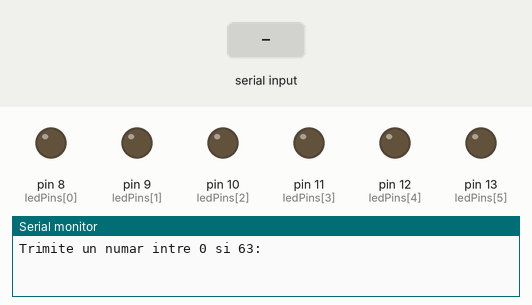
Recording of a sketch running on a simulated Arduino Uno, built with avr-gcc and run on an emulated ATmega328P. Parts: output pins drawn as LEDs (lit = HIGH), the last lines printed to the serial monitor. The inputs (shaded band) are chosen by the test bench.

Above: at 1.2 s.
1.3 s: "90,45\n" received over Serial
At 2.1 s:
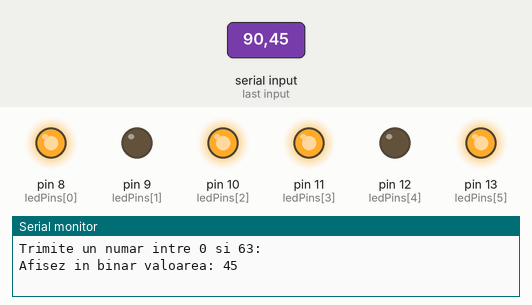
3.8 s: "30,150\n" received over Serial
At 4.6 s:
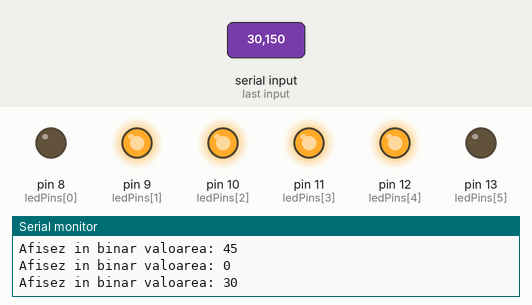
6.3 s: "5\n" received over Serial
At 7.0 s:
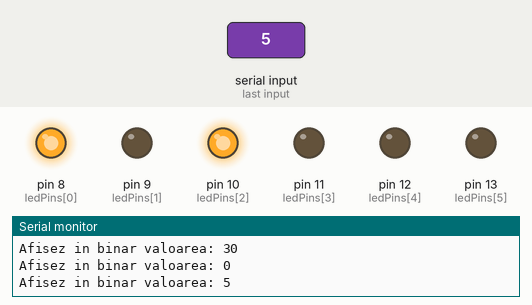
Timing chart, 0 to 9.3 s (numbered marks = the images above; inputs shaded):
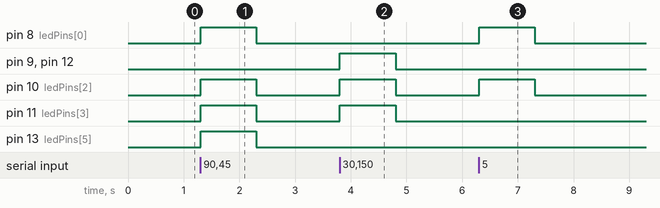

The sketch:

pb2.ino
```cpp
// Pinii conectati la cele 6 LED-uri (8 = LSB, 13 = MSB)
const int ledPins[6] = {8, 9, 10, 11, 12, 13};

void setup() {
  // Initializam comunicarea seriala la 9600 baud
  Serial.begin(9600);

  // Setam pinii LED-urilor ca iesiri
  for (int i = 0; i < 6; i++) {
    pinMode(ledPins[i], OUTPUT);
    digitalWrite(ledPins[i], LOW); // Ne asiguram ca pornesc stinse
  }

  Serial.println("Trimite un numar intre 0 si 63:");
}

void loop() {
  // Verificam daca au sosit date pe portul serial
  if (Serial.available() > 0) {
    // Citim numarul intreg trimis din Serial Monitor
    int numar = Serial.parseInt();

    // Verificam daca numarul se incadreaza pe 6 biti (0 - 63)
    if (numar >= 0 && numar <= 63) {
      Serial.print("Afisez in binar valoarea: ");
      Serial.println(numar);

      // Setam fiecare LED corespunzator fiecarui bit
      for (int bit = 0; bit < 6; bit++) {
        int stareBit = (numar >> bit) & 1;
        digitalWrite(ledPins[bit], stareBit);
      }
    }
  }
}
```

Measured:
- after the input at 1.3 s, pin 8 (ledPins[0]), pin 10 (ledPins[2]), pin 11 (ledPins[3]), pin 13 (ledPins[5]): LOW → HIGH at once, → LOW 1.0 s later
- after the input at 3.8 s, pin 9 (ledPins[1]), pin 10 (ledPins[2]), pin 11 (ledPins[3]), pin 12 (ledPins[4]): LOW → HIGH at once, → LOW 1.0 s later
- after the input at 6.3 s, pin 8 (ledPins[0]), pin 10 (ledPins[2]): LOW → HIGH at once, → LOW 1.0 s later
